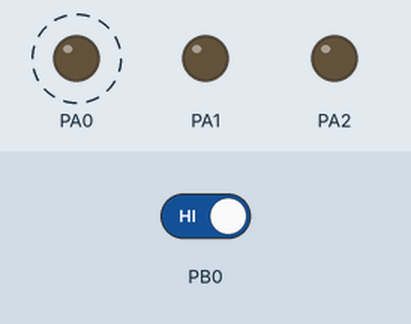
Bench run of a program on a simulated ATmega128, built with avr-gcc and emulated at 16 MHz (the files do not name the chip). Parts: output pins drawn as LEDs (lit = HIGH). Dashed ring = blinking. The test bench sets the inputs (shaded band); at power-on: PB0 HIGH.

Above: at 2.8 s.
2.9 s: PB0 driven LOW
At 3.25 s:
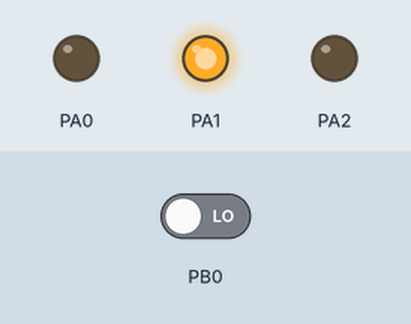
At 4.4 s:
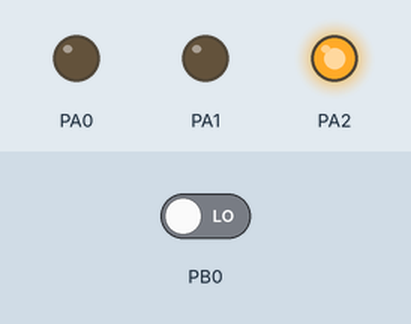
7.0 s: PB0 driven HIGH
At 7.25 s:
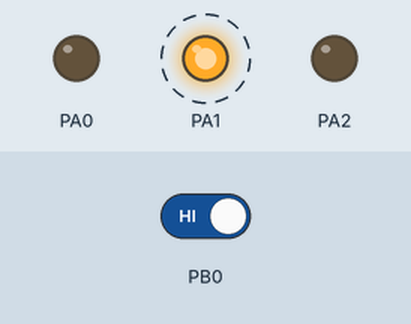
Timing chart, 0 to 16.5 s (numbered marks = the images above; inputs shaded):
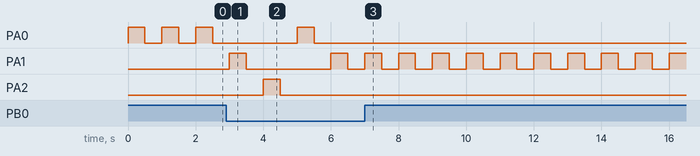

Measured:
- after the input at 2.9 s, PA1: alternates HIGH for 0.50 s and LOW for 2.5 s, starting after 0.10 s; PA2: LOW → HIGH after 1.1 s, → LOW 0.50 s later
- after the input at 7.0 s, PA0, PA2: stops changing and stays LOW; PA1: alternates HIGH for 0.50 s and LOW for 0.50 s, starting at once

The program:

main.c
```c
/*
 * test01.c
 *
 * Created: 2024-03-20 오전 11:42:04
 * Author : SYSTEM-00
 */
#define  F_CPU 16000000L // b/d clk 정보 (16Mhz)
#include <avr/io.h>
#include <avr/delay.h>
#include <util/delay.h>

const int _delay_t = 500;
void TogglePinA(int n, double dl) //  n: n번째 비트, dl : delay in mili-second
{
	char b = 1 << n;
	PORTA |= b; // PORTA의 0번째 비트를 high로 출력
	_delay_ms(_delay_t);
	PORTA &= ~b; // PORTA의 0번째 비트를 low로 출력
	_delay_ms(_delay_t);
}

int main(void)
{
    /* Replace with your application code */
	//DDRA |= 0x01;  //A port의 0번째 비트를 출력용으로 사용, 나머지는 입력
	//DDRA |= 0x02;  //A port의 1번째 비트를 출력용으로 사용, 나머지는 입력
	DDRA |= 0x07;//DDR = 설정 레지스터
	DDRB &= ~0x01; // PORTB의 0번째 비트를 입력용으로 사용, 나머지는 그대로 유지
	int mode = 0; // mode1 : red  mode2 : green  mode3 : blue  flash
    while (1) // embedded program은 무한 루프가 기본
    {
		//if(PINB & 0x01 == 1) // SW가 안눌렸울때 true (0을 넣으면 정상적인 프로그램X)
		if(!(PINB & 0x01 == 1)) // SW가 눌렸을 때 true
		{
			mode++;
			if(mode >= 3) mode = 0;
		}
		switch(mode)
		{
			case 0:
			TogglePinA(0,_delay_t); // PortA의 0번째 비트로 점멸
			break;
			case 1:
			TogglePinA(1,_delay_t); // PortA의 1번째 비트로 점멸
			break;
			case 2:
			TogglePinA(2,_delay_t); // PortA의 2번째 비트로 점멸
			break;
			default:
			mode = 0;
		}
		/*PORTA |= 0x01; // PORTA의 0번째 비트를 high로 출력
		_delay_ms(500);
		PORTA &= ~0x01; // PORTA의 0번째 비트를 low로 출력
		_delay_ms(500);
		PORTA |= 0x02; // PORTA의 0번째 비트를 high로 출력
		_delay_ms(500);
		PORTA &= ~0x02; // PORTA의 0번째 비트를 low로 출력
		_delay_ms(500);
		PORTA |= 0x04;
		_delay_ms(500);
		PORTA &= ~0x04;
		_delay_ms(500);*/
    }

}
```
